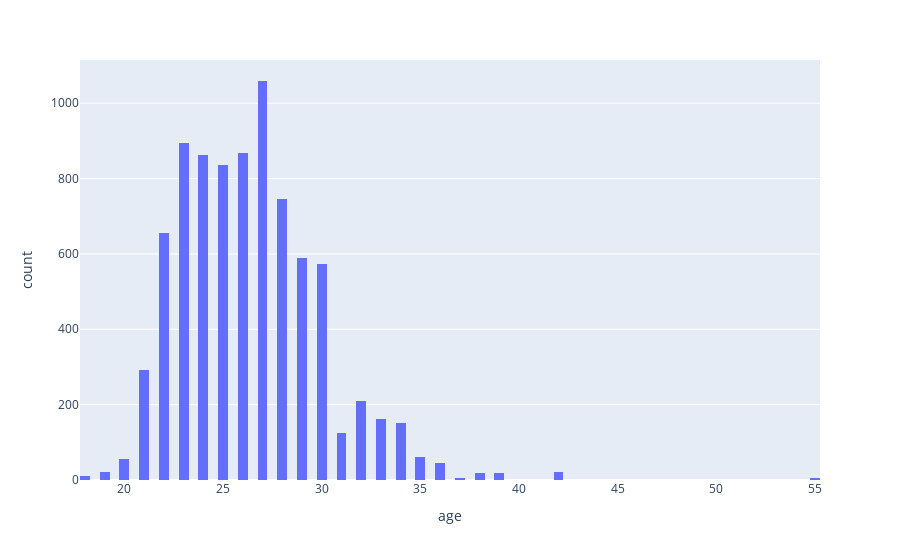

The code cell stored with this chart in its notebook:
### Markdown cell above
### Distribution de l'age des participants

### Code cell
px.histogram(df, x='age', nbins=100)

### Figure 1 — Plotly figure (JSON) as saved in the notebook; plotly's stock layout.template omitted (floating-point values rounded to 4 significant figures; data arrays with more than 128 entries replaced by an {"elided": "..."} marker saying what was removed)
{"data": [{"alignmentgroup": "True", "bingroup": "x", "hovertemplate": "age=%{x}<br>count=%{y}<extra></extra>", "legendgroup": "", "marker": {"color": "#636efa", "pattern": {"shape": ""}}, "name": "", "nbinsx": 100, "offsetgroup": "", "orientation": "v", "showlegend": false, "type": "histogram", "x": {"elided": "8378 int values"}, "xaxis": "x", "yaxis": "y"}], "layout": {"barmode": "relative", "legend": {"tracegroupgap": 0}, "margin": {"t": 60}, "xaxis": {"anchor": "y", "domain": [0, 1], "title": {"text": "age"}}, "yaxis": {"anchor": "x", "domain": [0, 1], "title": {"text": "count"}}}}
